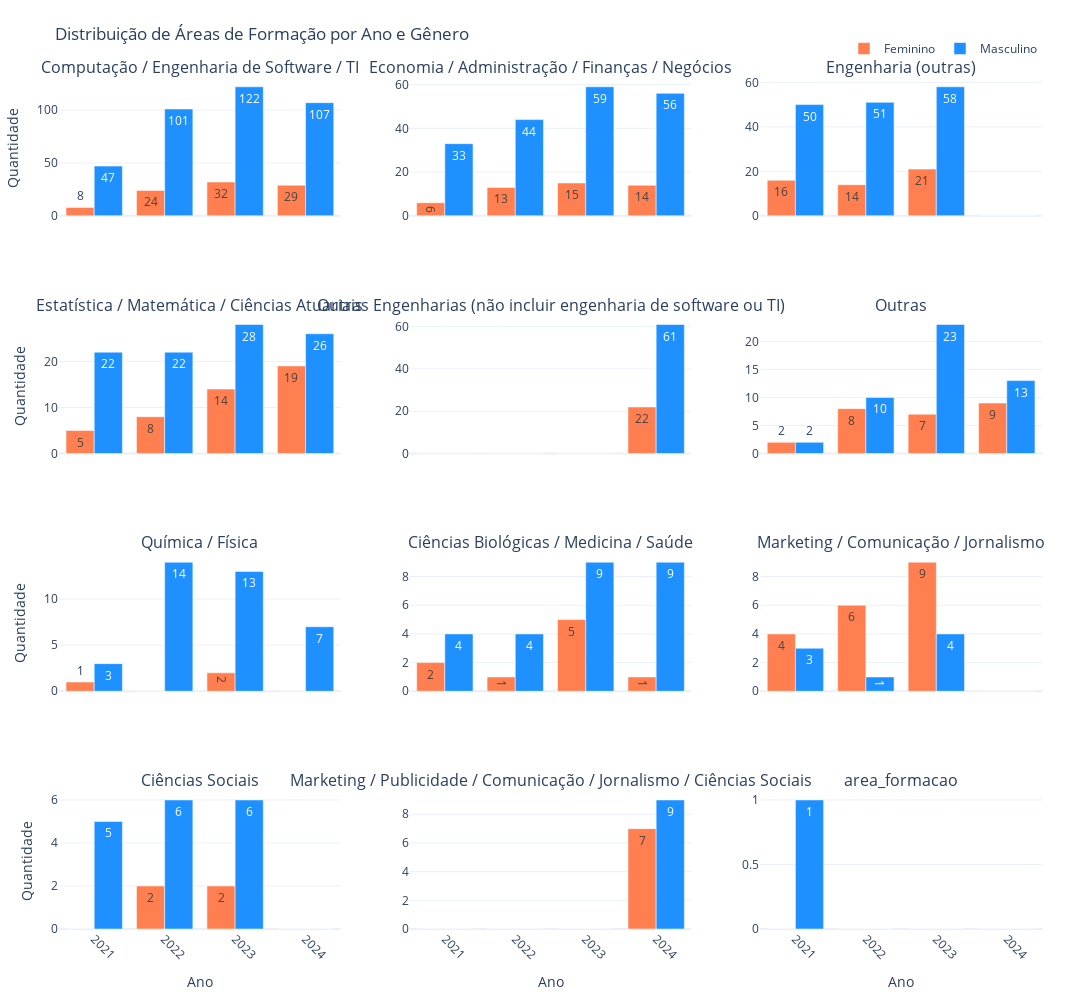

Notebook code cell kept with this figure:
### Code cell
# distribuição area formação x genero

df = df_rj[df_rj['area_formacao'] != "Não classificado"].copy()

df_contagem = df.groupby(['area_formacao', 'ano_pesquisa', 'genero']).size().reset_index(name='contagem')


cores = {"Masculino": "#1E90FF",  "Feminino": "#FF7F50" }


areas_unicas = df_contagem.groupby('area_formacao')['contagem'].sum().sort_values(ascending=False).index.tolist()
anos = sorted(df_contagem['ano_pesquisa'].unique())
generos = ["Feminino", "Masculino"]


n_cols = 3  
n_rows = -(-len(areas_unicas) // n_cols)  


fig = make_subplots(
    rows=n_rows, 
    cols=n_cols,
    subplot_titles=areas_unicas,
    shared_xaxes=True,
    horizontal_spacing=0.07,
    vertical_spacing=0.12
)


for i, area in enumerate(areas_unicas):
    row = i // n_cols + 1
    col = i % n_cols + 1
    
    for genero in generos:
        df_filtrado = df_contagem[(df_contagem['area_formacao'] == area) & 
                                  (df_contagem['genero'] == genero)]
        
        x_anos = []
        y_contagens = []
        
        for ano in anos:
            df_ano = df_filtrado[df_filtrado['ano_pesquisa'] == ano]
            y_contagens.append(df_ano['contagem'].values[0] if not df_ano.empty else 0)
            x_anos.append(ano)
        
        fig.add_trace(
            go.Bar(
                x=x_anos,
                y=y_contagens,
                name=genero,
                marker_color=cores[genero],
                text=y_contagens,
                textposition='auto',
                showlegend=i == 0
            ),
            row=row, col=col
        )

fig.update_layout(
    title='Distribuição de Áreas de Formação por Ano e Gênero',
    height=min(1000, n_rows * 250),
    width=1200,
    template='plotly_white',
    barmode='group',
    legend=dict(orientation="h", yanchor="bottom", y=1.02, xanchor="right", x=1),
    margin=dict(t=80, b=50, l=50, r=50)
)


for i in range(1, n_rows + 1):
    for j in range(1, n_cols + 1):
        if (i-1) * n_cols + j <= len(areas_unicas):
            fig.update_xaxes(title_text="Ano" if i == n_rows else "", tickangle=45, row=i, col=j)
            if j == 1:
                fig.update_yaxes(title_text="Quantidade", row=i, col=j)

fig.show()

### Figure 1 — Plotly figure (JSON) as saved in the notebook; plotly's stock layout.template omitted (floating-point values rounded to 4 significant figures)
{"data": [{"marker": {"color": "#FF7F50"}, "name": "Feminino", "showlegend": true, "text": ["8", "24", "32", "29"], "textposition": "auto", "type": "bar", "x": [2021, 2022, 2023, 2024], "xaxis": "x", "y": [8, 24, 32, 29], "yaxis": "y"}, {"marker": {"color": "#1E90FF"}, "name": "Masculino", "showlegend": true, "text": ["47", "101", "122", "107"], "textposition": "auto", "type": "bar", "x": [2021, 2022, 2023, 2024], "xaxis": "x", "y": [47, 101, 122, 107], "yaxis": "y"}, {"marker": {"color": "#FF7F50"}, "name": "Feminino", "showlegend": false, "text": ["6", "13", "15", "14"], "textposition": "auto", "type": "bar", "x": [2021, 2022, 2023, 2024], "xaxis": "x2", "y": [6, 13, 15, 14], "yaxis": "y2"}, {"marker": {"color": "#1E90FF"}, "name": "Masculino", "showlegend": false, "text": ["33", "44", "59", "56"], "textposition": "auto", "type": "bar", "x": [2021, 2022, 2023, 2024], "xaxis": "x2", "y": [33, 44, 59, 56], "yaxis": "y2"}, {"marker": {"color": "#FF7F50"}, "name": "Feminino", "showlegend": false, "text": ["16", "14", "21", "0"], "textposition": "auto", "type": "bar", "x": [2021, 2022, 2023, 2024], "xaxis": "x3", "y": [16, 14, 21, 0], "yaxis": "y3"}, {"marker": {"color": "#1E90FF"}, "name": "Masculino", "showlegend": false, "text": ["50", "51", "58", "0"], "textposition": "auto", "type": "bar", "x": [2021, 2022, 2023, 2024], "xaxis": "x3", "y": [50, 51, 58, 0], "yaxis": "y3"}, {"marker": {"color": "#FF7F50"}, "name": "Feminino", "showlegend": false, "text": ["5", "8", "14", "19"], "textposition": "auto", "type": "bar", "x": [2021, 2022, 2023, 2024], "xaxis": "x4", "y": [5, 8, 14, 19], "yaxis": "y4"}, {"marker": {"color": "#1E90FF"}, "name": "Masculino", "showlegend": false, "text": ["22", "22", "28", "26"], "textposition": "auto", "type": "bar", "x": [2021, 2022, 2023, 2024], "xaxis": "x4", "y": [22, 22, 28, 26], "yaxis": "y4"}, {"marker": {"color": "#FF7F50"}, "name": "Feminino", "showlegend": false, "text": ["0", "0", "0", "22"], "textposition": "auto", "type": "bar", "x": [2021, 2022, 2023, 2024], "xaxis": "x5", "y": [0, 0, 0, 22], "yaxis": "y5"}, {"marker": {"color": "#1E90FF"}, "name": "Masculino", "showlegend": false, "text": ["0", "0", "0", "61"], "textposition": "auto", "type": "bar", "x": [2021, 2022, 2023, 2024], "xaxis": "x5", "y": [0, 0, 0, 61], "yaxis": "y5"}, {"marker": {"color": "#FF7F50"}, "name": "Feminino", "showlegend": false, "text": ["2", "8", "7", "9"], "textposition": "auto", "type": "bar", "x": [2021, 2022, 2023, 2024], "xaxis": "x6", "y": [2, 8, 7, 9], "yaxis": "y6"}, {"marker": {"color": "#1E90FF"}, "name": "Masculino", "showlegend": false, "text": ["2", "10", "23", "13"], "textposition": "auto", "type": "bar", "x": [2021, 2022, 2023, 2024], "xaxis": "x6", "y": [2, 10, 23, 13], "yaxis": "y6"}, {"marker": {"color": "#FF7F50"}, "name": "Feminino", "showlegend": false, "text": ["1", "0", "2", "0"], "textposition": "auto", "type": "bar", "x": [2021, 2022, 2023, 2024], "xaxis": "x7", "y": [1, 0, 2, 0], "yaxis": "y7"}, {"marker": {"color": "#1E90FF"}, "name": "Masculino", "showlegend": false, "text": ["3", "14", "13", "7"], "textposition": "auto", "type": "bar", "x": [2021, 2022, 2023, 2024], "xaxis": "x7", "y": [3, 14, 13, 7], "yaxis": "y7"}, {"marker": {"color": "#FF7F50"}, "name": "Feminino", "showlegend": false, "text": ["2", "1", "5", "1"], "textposition": "auto", "type": "bar", "x": [2021, 2022, 2023, 2024], "xaxis": "x8", "y": [2, 1, 5, 1], "yaxis": "y8"}, {"marker": {"color": "#1E90FF"}, "name": "Masculino", "showlegend": false, "text": ["4", "4", "9", "9"], "textposition": "auto", "type": "bar", "x": [2021, 2022, 2023, 2024], "xaxis": "x8", "y": [4, 4, 9, 9], "yaxis": "y8"}, {"marker": {"color": "#FF7F50"}, "name": "Feminino", "showlegend": false, "text": ["4", "6", "9", "0"], "textposition": "auto", "type": "bar", "x": [2021, 2022, 2023, 2024], "xaxis": "x9", "y": [4, 6, 9, 0], "yaxis": "y9"}, {"marker": {"color": "#1E90FF"}, "name": "Masculino", "showlegend": false, "text": ["3", "1", "4", "0"], "textposition": "auto", "type": "bar", "x": [2021, 2022, 2023, 2024], "xaxis": "x9", "y": [3, 1, 4, 0], "yaxis": "y9"}, {"marker": {"color": "#FF7F50"}, "name": "Feminino", "showlegend": false, "text": ["0", "2", "2", "0"], "textposition": "auto", "type": "bar", "x": [2021, 2022, 2023, 2024], "xaxis": "x10", "y": [0, 2, 2, 0], "yaxis": "y10"}, {"marker": {"color": "#1E90FF"}, "name": "Masculino", "showlegend": false, "text": ["5", "6", "6", "0"], "textposition": "auto", "type": "bar", "x": [2021, 2022, 2023, 2024], "xaxis": "x10", "y": [5, 6, 6, 0], "yaxis": "y10"}, {"marker": {"color": "#FF7F50"}, "name": "Feminino", "showlegend": false, "text": ["0", "0", "0", "7"], "textposition": "auto", "type": "bar", "x": [2021, 2022, 2023, 2024], "xaxis": "x11", "y": [0, 0, 0, 7], "yaxis": "y11"}, {"marker": {"color": "#1E90FF"}, "name": "Masculino", "showlegend": false, "text": ["0", "0", "0", "9"], "textposition": "auto", "type": "bar", "x": [2021, 2022, 2023, 2024], "xaxis": "x11", "y": [0, 0, 0, 9], "yaxis": "y11"}, {"marker": {"color": "#FF7F50"}, "name": "Feminino", "showlegend": false, "text": ["0", "0", "0", "0"], "textposition": "auto", "type": "bar", "x": [2021, 2022, 2023, 2024], "xaxis": "x12", "y": [0, 0, 0, 0], "yaxis": "y12"}, {"marker": {"color": "#1E90FF"}, "name": "Masculino", "showlegend": false, "text": ["1", "0", "0", "0"], "textposition": "auto", "type": "bar", "x": [2021, 2022, 2023, 2024], "xaxis": "x12", "y": [1, 0, 0, 0], "yaxis": "y12"}], "layout": {"annotations": [{"font": {"size": 16}, "showarrow": false, "text": "Computação / Engenharia de Software / TI", "x": 0.1433, "xanchor": "center", "xref": "paper", "y": 1, "yanchor": "bottom", "yref": "paper"}, {"font": {"size": 16}, "showarrow": false, "text": "Economia / Administração / Finanças / Negócios", "x": 0.5, "xanchor": "center", "xref": "paper", "y": 1, "yanchor": "bottom", "yref": "paper"}, {"font": {"size": 16}, "showarrow": false, "text": "Engenharia (outras)", "x": 0.8567, "xanchor": "center", "xref": "paper", "y": 1, "yanchor": "bottom", "yref": "paper"}, {"font": {"size": 16}, "showarrow": false, "text": "Estatística / Matemática / Ciências Atuariais", "x": 0.1433, "xanchor": "center", "xref": "paper", "y": 0.72, "yanchor": "bottom", "yref": "paper"}, {"font": {"size": 16}, "showarrow": false, "text": "Outras Engenharias (não incluir engenharia de software ou TI)", "x": 0.5, "xanchor": "center", "xref": "paper", "y": 0.72, "yanchor": "bottom", "yref": "paper"}, {"font": {"size": 16}, "showarrow": false, "text": "Outras", "x": 0.8567, "xanchor": "center", "xref": "paper", "y": 0.72, "yanchor": "bottom", "yref": "paper"}, {"font": {"size": 16}, "showarrow": false, "text": "Química / Física", "x": 0.1433, "xanchor": "center", "xref": "paper", "y": 0.44, "yanchor": "bottom", "yref": "paper"}, {"font": {"size": 16}, "showarrow": false, "text": "Ciências Biológicas / Medicina / Saúde", "x": 0.5, "xanchor": "center", "xref": "paper", "y": 0.44, "yanchor": "bottom", "yref": "paper"}, {"font": {"size": 16}, "showarrow": false, "text": "Marketing / Comunicação / Jornalismo", "x": 0.8567, "xanchor": "center", "xref": "paper", "y": 0.44, "yanchor": "bottom", "yref": "paper"}, {"font": {"size": 16}, "showarrow": false, "text": "Ciências Sociais", "x": 0.1433, "xanchor": "center", "xref": "paper", "y": 0.16, "yanchor": "bottom", "yref": "paper"}, {"font": {"size": 16}, "showarrow": false, "text": "Marketing / Publicidade / Comunicação / Jornalismo / Ciências Sociais", "x": 0.5, "xanchor": "center", "xref": "paper", "y": 0.16, "yanchor": "bottom", "yref": "paper"}, {"font": {"size": 16}, "showarrow": false, "text": "area_formacao", "x": 0.8567, "xanchor": "center", "xref": "paper", "y": 0.16, "yanchor": "bottom", "yref": "paper"}], "barmode": "group", "height": 1000, "legend": {"orientation": "h", "x": 1, "xanchor": "right", "y": 1.02, "yanchor": "bottom"}, "margin": {"b": 50, "l": 50, "r": 50, "t": 80}, "title": {"text": "Distribuição de Áreas de Formação por Ano e Gênero"}, "width": 1200, "xaxis": {"anchor": "y", "domain": [0, 0.2867], "matches": "x10", "showticklabels": false, "tickangle": 45, "title": {"text": ""}}, "xaxis10": {"anchor": "y10", "domain": [0, 0.2867], "tickangle": 45, "title": {"text": "Ano"}}, "xaxis11": {"anchor": "y11", "domain": [0.3567, 0.6433], "tickangle": 45, "title": {"text": "Ano"}}, "xaxis12": {"anchor": "y12", "domain": [0.7133, 1], "tickangle": 45, "title": {"text": "Ano"}}, "xaxis2": {"anchor": "y2", "domain": [0.3567, 0.6433], "matches": "x11", "showticklabels": false, "tickangle": 45, "title": {"text": ""}}, "xaxis3": {"anchor": "y3", "domain": [0.7133, 1], "matches": "x12", "showticklabels": false, "tickangle": 45, "title": {"text": ""}}, "xaxis4": {"anchor": "y4", "domain": [0, 0.2867], "matches": "x10", "showticklabels": false, "tickangle": 45, "title": {"text": ""}}, "xaxis5": {"anchor": "y5", "domain": [0.3567, 0.6433], "matches": "x11", "showticklabels": false, "tickangle": 45, "title": {"text": ""}}, "xaxis6": {"anchor": "y6", "domain": [0.7133, 1], "matches": "x12", "showticklabels": false, "tickangle": 45, "title": {"text": ""}}, "xaxis7": {"anchor": "y7", "domain": [0, 0.2867], "matches": "x10", "showticklabels": false, "tickangle": 45, "title": {"text": ""}}, "xaxis8": {"anchor": "y8", "domain": [0.3567, 0.6433], "matches": "x11", "showticklabels": false, "tickangle": 45, "title": {"text": ""}}, "xaxis9": {"anchor": "y9", "domain": [0.7133, 1], "matches": "x12", "showticklabels": false, "tickangle": 45, "title": {"text": ""}}, "yaxis": {"anchor": "x", "domain": [0.84, 1], "title": {"text": "Quantidade"}}, "yaxis10": {"anchor": "x10", "domain": [0, 0.16], "title": {"text": "Quantidade"}}, "yaxis11": {"anchor": "x11", "domain": [0, 0.16]}, "yaxis12": {"anchor": "x12", "domain": [0, 0.16]}, "yaxis2": {"anchor": "x2", "domain": [0.84, 1]}, "yaxis3": {"anchor": "x3", "domain": [0.84, 1]}, "yaxis4": {"anchor": "x4", "domain": [0.56, 0.72], "title": {"text": "Quantidade"}}, "yaxis5": {"anchor": "x5", "domain": [0.56, 0.72]}, "yaxis6": {"anchor": "x6", "domain": [0.56, 0.72]}, "yaxis7": {"anchor": "x7", "domain": [0.28, 0.44], "title": {"text": "Quantidade"}}, "yaxis8": {"anchor": "x8", "domain": [0.28, 0.44]}, "yaxis9": {"anchor": "x9", "domain": [0.28, 0.44]}}}
